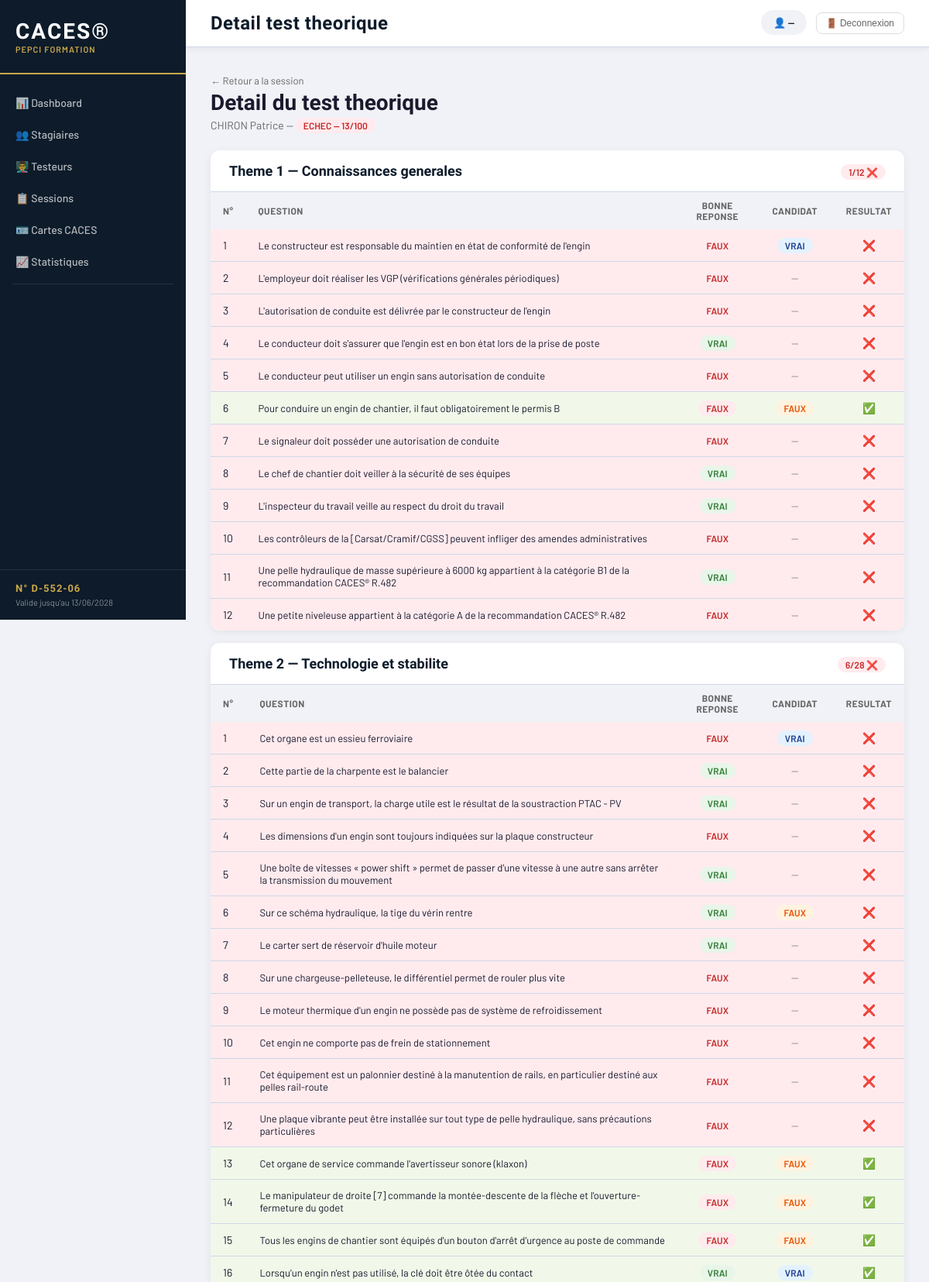
The page /sessions/2/theorie/1/detail (upper part) on the database its author committed.
### app/models/stagiaire.py (models this page shows)
class Stagiaire(Base):
    __tablename__ = "stagiaires"
    id = Column(Integer, primary_key=True, index=True)
    nom = Column(String(100), nullable=False)
    prenom = Column(String(100), nullable=False)
    date_naissance = Column(Date, nullable=False)
    email = Column(String(200), nullable=True)
    telephone = Column(String(20), nullable=True)
    employeur = Column(String(200), nullable=True)
    photo = Column(String(500), nullable=True)
    note = Column(Text, nullable=True)
    date_creation = Column(DateTime, default=datetime.utcnow)
    actif = Column(Integer, default=1)

### app/models/jour_test.py (models this page shows)
class ResultatTheorie(Base):
    __tablename__ = "resultats_theorie"
    id = Column(Integer, primary_key=True, index=True)
    jour_test_id = Column(Integer, ForeignKey("jours_test.id"), nullable=False)
    session_id = Column(Integer, ForeignKey("sessions.id"), nullable=False)
    stagiaire_id = Column(Integer, ForeignKey("stagiaires.id"), nullable=False)
    grille_id = Column(Integer, ForeignKey("grilles_theorie.id"), nullable=True)
    reponses_json = Column(Text, nullable=True)
    note_theme1 = Column(Float, nullable=True)
    note_theme2 = Column(Float, nullable=True)
    note_theme3 = Column(Float, nullable=True)
    note_theme4 = Column(Float, nullable=True)
    note_theme5 = Column(Float, nullable=True)
    note_totale = Column(Float, nullable=True)
    theme1_ok = Column(Boolean, nullable=True)
    theme2_ok = Column(Boolean, nullable=True)
    theme3_ok = Column(Boolean, nullable=True)
    theme4_ok = Column(Boolean, nullable=True)
    theme5_ok = Column(Boolean, nullable=True)
    obtenue = Column(Boolean, nullable=True)
    dispense = Column(Boolean, default=False)

### app/models/grille_theorie.py (models this page shows)
class ReponseGrille(Base):
    __tablename__ = "reponses_grilles"
    id = Column(Integer, primary_key=True, index=True)
    grille_id = Column(Integer, ForeignKey("grilles_theorie.id"), nullable=False)
    theme = Column(Integer, nullable=False)
    numero_question = Column(Integer, nullable=False)
    reponse_correcte = Column(Boolean, nullable=False)
    points = Column(Float, default=1.0)
    texte_question = Column(Text, nullable=True)
    image_url = Column(String(500), nullable=True)

### app/main.py (the view)
@app.get("/sessions/{session_id}/theorie/{stagiaire_id}/detail")
def page_detail_theorie(request: Request, session_id: int, stagiaire_id: int, jour_id: int = None):
    db = SessionLocal()
    query = db.query(ResultatTheorie).filter(
        ResultatTheorie.session_id == session_id,
        ResultatTheorie.stagiaire_id == stagiaire_id
    )
    if jour_id:
        query = query.filter(ResultatTheorie.jour_test_id == jour_id)
    rt = query.order_by(ResultatTheorie.id.desc()).first()
    if not rt:
        db.close()
        return {"error": "Resultat non trouve"}
    stagiaire = db.query(Stagiaire).filter(Stagiaire.id == stagiaire_id).first()
    import json
    reponses_candidat = json.loads(rt.reponses_json) if rt.reponses_json else {}
    from app.models.utilisations_themes import UtilisationTheme
    session_obj = db.query(Session).filter(Session.id == session_id).first()
    tirages = db.query(UtilisationTheme).filter(
        UtilisationTheme.session_id == session_id,
        UtilisationTheme.famille == session_obj.famille
    ).all()
    detail_themes = {}
    for ut in tirages:
        questions = db.query(ReponseGrille).filter(
            ReponseGrille.grille_id == ut.grille_id,
            ReponseGrille.theme == ut.theme
        ).order_by(ReponseGrille.numero_question).all()
        t = str(ut.theme)
        detail_themes[t] = []
        for r in questions:
            reponse_candidat = reponses_candidat.get(str(r.numero_question))
            correcte = reponse_candidat is not None and reponse_candidat == r.reponse_correcte
            detail_themes[t].append({
                "numero": r.numero_question,
                "texte": r.texte_question,
                "reponse_correcte": r.reponse_correcte,
                "reponse_candidat": reponse_candidat,
                "correcte": correcte,
                "points": r.points
            })
    db.close()
    return templates.TemplateResponse(
        request=request,
        name="detail_theorie.html",
        context={
            "stagiaire": stagiaire,
            "session_id": session_id,
            "rt": rt,
            "detail_themes": detail_themes,
            "theme_noms": {
                "1": "Connaissances generales",
                "2": "Technologie et stabilite",
                "3": "Exploitation",
                "4": "Circulation",
                "5": "Fin de poste"
            }
        }
    )

### templates/detail_theorie.html
{% extends "base.html" %}
{% block title %}Detail test theorique{% endblock %}
{% block content %}
<div style="display:flex; justify-content:space-between; align-items:center; margin-bottom:24px;">
    <div>
        <a href="/sessions/{{ session_id }}" style="color:#666; text-decoration:none; font-size:13px;">← Retour a la session</a>
        <h2 style="font-family:'Barlow Condensed',sans-serif; font-size:28px; margin-top:4px;">
            Detail du test theorique
        </h2>
        <div style="color:#666; font-size:14px; margin-top:4px;">
            {{ stagiaire.nom }} {{ stagiaire.prenom }} —
            {% if rt.obtenue %}
                <span class="badge green">REUSSI — {{ rt.note_totale|int }}/100</span>
            {% else %}
                <span class="badge red">ECHEC — {{ rt.note_totale|int }}/100</span>
            {% endif %}
        </div>
    </div>
</div>
{% for t, questions in detail_themes.items() %}
<div class="card" style="margin-bottom:16px;">
    <div class="card-header">
        <h2>Theme {{ t }} — {{ theme_noms[t] }}</h2>
        <div>
            {% set note_t = namespace(val=0) %}
            {% for q in questions %}
                {% if q.correcte %}{% set note_t.val = note_t.val + q.points %}{% endif %}
            {% endfor %}
            {% if t == '1' %}
                {% if note_t.val >= 6 %}<span class="badge green">{{ note_t.val|int }}/12 ✅</span>
                {% else %}<span class="badge red">{{ note_t.val|int }}/12 ❌</span>{% endif %}
            {% elif t == '2' %}
                {% if note_t.val >= 14 %}<span class="badge green">{{ note_t.val|int }}/28 ✅</span>
                {% else %}<span class="badge red">{{ note_t.val|int }}/28 ❌</span>{% endif %}
            {% elif t == '3' %}
                {% if note_t.val >= 22 %}<span class="badge green">{{ note_t.val|int }}/44 ✅</span>
                {% else %}<span class="badge red">{{ note_t.val|int }}/44 ❌</span>{% endif %}
            {% elif t == '4' %}
                {% if note_t.val >= 6 %}<span class="badge green">{{ note_t.val|int }}/12 ✅</span>
                {% else %}<span class="badge red">{{ note_t.val|int }}/12 ❌</span>{% endif %}
            {% elif t == '5' %}
                {% if note_t.val >= 2 %}<span class="badge green">{{ note_t.val|int }}/4 ✅</span>
                {% else %}<span class="badge red">{{ note_t.val|int }}/4 ❌</span>{% endif %}
            {% endif %}
        </div>
    </div>
    <table class="table">
        <thead>
            <tr>
                <th style="width:40px;">N°</th>
                <th>Question</th>
                <th style="text-align:center; width:100px;">Bonne reponse</th>
                <th style="text-align:center; width:100px;">Candidat</th>
                <th style="text-align:center; width:80px;">Resultat</th>
            </tr>
        </thead>
        <tbody>
            {% for q in questions %}
            <tr style="background:{{ '#f1f8e9' if q.correcte else '#ffebee' }};">
                <td>{{ q.numero }}</td>
                <td style="font-size:13px;">{{ q.texte }}</td>
                <td style="text-align:center;">
                    {% if q.reponse_correcte %}
                        <span class="badge green">VRAI</span>
                    {% else %}
                        <span class="badge red">FAUX</span>
                    {% endif %}
                </td>
                <td style="text-align:center;">
                    {% if q.reponse_candidat is none %}
                        <span style="color:#888;">—</span>
                    {% elif q.reponse_candidat %}
                        <span class="badge blue">VRAI</span>
                    {% else %}
                        <span class="badge orange">FAUX</span>
                    {% endif %}
                </td>
                <td style="text-align:center;">
                    {% if q.correcte %}✅{% else %}❌{% endif %}
                </td>
            </tr>
            {% endfor %}
        </tbody>
    </table>
</div>
{% endfor %}
{% endblock %}

### static/style.css (style rules this page uses)
:root { --blue: #1a3a8f; --blue-light: #2350c8; --dark: #0d1b2a; --gold: #c8a84b; --green: #2e7d32; --orange: #e65100; --red: #c62828; --gray: #f0f2f7; --border: #d0d8e8; --text: #1a1a2e; --sidebar-width: 240px; }
* { box-sizing: border-box; margin: 0; padding: 0; }
body { font-family: 'Barlow', sans-serif; background: var(--gray); color: var(--text); display: flex; min-height: 100vh; }
.card { background: white; border-radius: 12px; box-shadow: 0 2px 12px rgba(0,0,0,0.06); overflow: hidden; }
.card-header { padding: 16px 24px; border-bottom: 1px solid var(--border); display: flex; justify-content: space-between; align-items: center; }
.card-header h2 { font-family: 'Barlow Condensed', sans-serif; font-size: 18px; font-weight: 700; color: var(--dark); }
.table { width: 100%; border-collapse: collapse; font-size: 14px; }
.table th { background: var(--gray); padding: 10px 16px; text-align: left; font-size: 12px; font-weight: 700; text-transform: uppercase; letter-spacing: 0.5px; color: #666; }
.table td { padding: 12px 16px; border-bottom: 1px solid var(--border); }
.table tr:last-child td { border-bottom: none; }
.badge { padding: 3px 10px; border-radius: 12px; font-size: 12px; font-weight: 600; }
.badge.green { background: #e8f5e9; color: var(--green); }
.badge.orange { background: #fff3e0; color: var(--orange); }
.badge.red { background: #ffebee; color: var(--red); }
.badge.blue { background: #e3f2fd; color: var(--blue); }

### rows shown on the page
Stagiaire: nom "CHIRON", prenom "Patrice"
ResultatTheorie: note_totale "13"
ReponseGrille: numero "1", texte "Le constructeur est responsable du maintien en état de conformité de l'engin", shows "FAUX", shows "VRAI"
ReponseGrille: numero "2", texte "L'employeur doit réaliser les VGP (vérifications générales périodiques)", shows "FAUX"
ReponseGrille: numero "3", texte "L'autorisation de conduite est délivrée par le constructeur de l'engin", shows "FAUX"
ReponseGrille: numero "4", texte "Le conducteur doit s'assurer que l'engin est en bon état lors de la prise de poste", shows "VRAI"
ReponseGrille: numero "5", texte "Le conducteur peut utiliser un engin sans autorisation de conduite", shows "FAUX"
ReponseGrille: numero "6", texte "Pour conduire un engin de chantier, il faut obligatoirement le permis B", shows "FAUX"
ReponseGrille: numero "7", texte "Le signaleur doit posséder une autorisation de conduite", shows "FAUX"
ReponseGrille: numero "8", texte "Le chef de chantier doit veiller à la sécurité de ses équipes", shows "VRAI"
ReponseGrille: numero "9", texte "L'inspecteur du travail veille au respect du droit du travail", shows "VRAI"
ReponseGrille: numero "10", texte "Les contrôleurs de la [Carsat/Cramif/CGSS] peuvent infliger des amendes administratives", shows "FAUX"
ReponseGrille: numero "11", texte "Une pelle hydraulique de masse supérieure à 6000 kg appartient à la catégorie B1 de la recommandation CACES® R.482", shows "VRAI"
ReponseGrille: numero "12", texte "Une petite niveleuse appartient à la catégorie A de la recommandation CACES® R.482", shows "FAUX"
ReponseGrille: numero "1", texte "Cet organe est un essieu ferroviaire", shows "FAUX", shows "VRAI"
ReponseGrille: numero "2", texte "Cette partie de la charpente est le balancier", shows "VRAI"
ReponseGrille: numero "3", texte "Sur un engin de transport, la charge utile est le résultat de la soustraction PTAC - PV", shows "VRAI"
ReponseGrille: numero "4", texte "Les dimensions d'un engin sont toujours indiquées sur la plaque constructeur", shows "FAUX"
ReponseGrille: numero "5", texte "Une boîte de vitesses « power shift » permet de passer d'une vitesse à une autre sans arrêter la transmission du mouvement", shows "VRAI"
ReponseGrille: numero "6", texte "Sur ce schéma hydraulique, la tige du vérin rentre", shows "VRAI", shows "FAUX"
ReponseGrille: numero "7", texte "Le carter sert de réservoir d'huile moteur", shows "VRAI"
ReponseGrille: numero "8", texte "Sur une chargeuse-pelleteuse, le différentiel permet de rouler plus vite", shows "FAUX"
ReponseGrille: numero "9", texte "Le moteur thermique d'un engin ne possède pas de système de refroidissement", shows "FAUX"
ReponseGrille: numero "10", texte "Cet engin ne comporte pas de frein de stationnement", shows "FAUX"
ReponseGrille: numero "11", texte "Cet équipement est un palonnier destiné à la manutention de rails, en particulier destiné aux pelles rail-route", shows "FAUX"
ReponseGrille: numero "12", texte "Une plaque vibrante peut être installée sur tout type de pelle hydraulique, sans précautions particulières", shows "FAUX"
ReponseGrille: numero "13", texte "Cet organe de service commande l'avertisseur sonore (klaxon)", shows "FAUX"
ReponseGrille: numero "14", texte "Le manipulateur de droite [7] commande la montée-descente de la flèche et l'ouverture-fermeture du godet", shows "FAUX"
ReponseGrille: numero "15", texte "Tous les engins de chantier sont équipés d'un bouton d'arrêt d'urgence au poste de commande", shows "FAUX"
ReponseGrille: numero "16", texte "Lorsqu'un engin n'est pas utilisé, la clé doit être ôtée du contact", shows "VRAI"

### other values the page prints
{{ t }} "1" "2"
{{ theme_noms[t] }} "Connaissances generales" "Technologie et stabilite"
{{ note_t.val|int }} "1"
{{ note_t.val|int }} "6"
